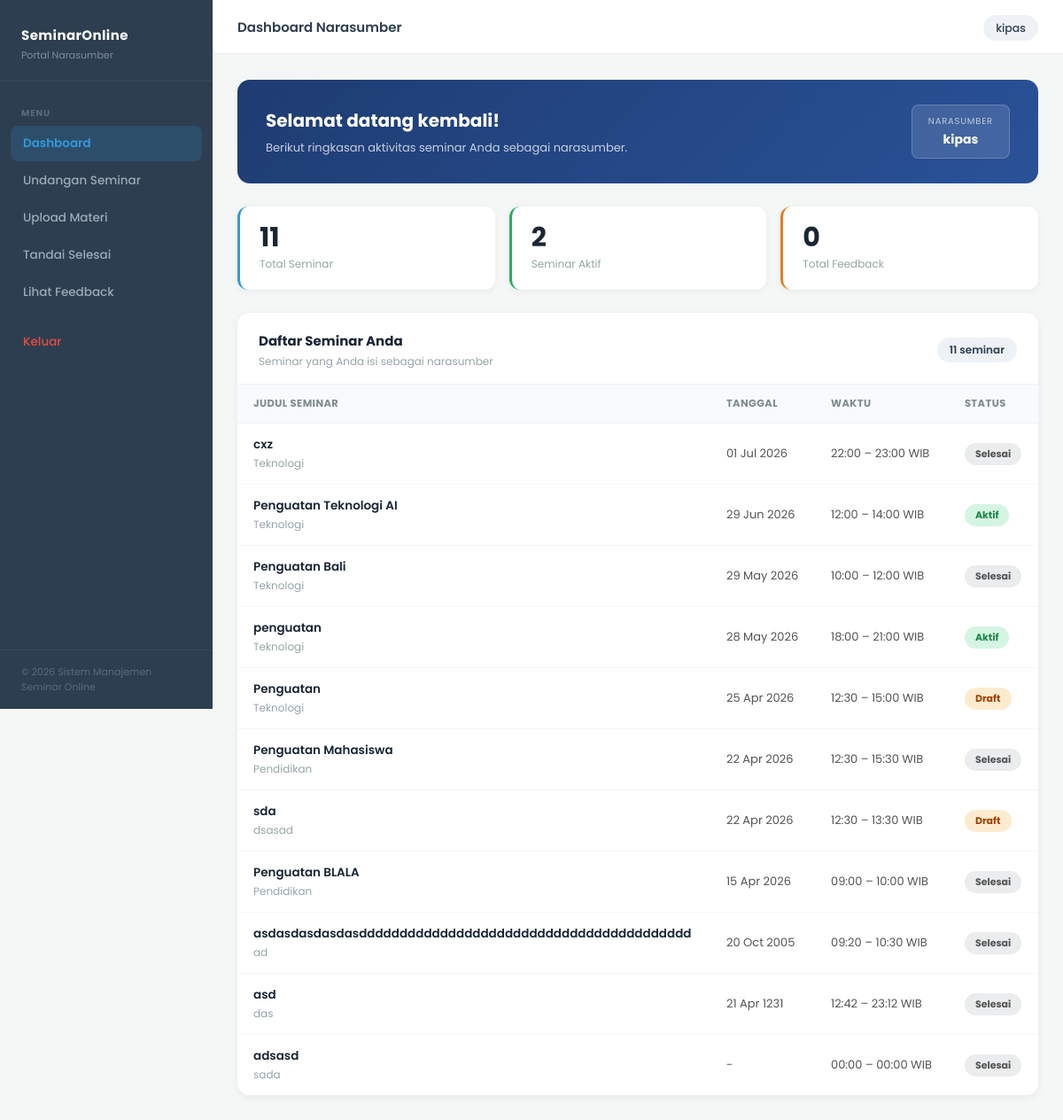
Screenshot of /dashboardnarasumber.php (signed in) with the database file from the repository.
### tables this page shows
CREATE TABLE `seminar` (
  `seminar_id` int(11) NOT NULL,
  `kontrak_id` int(11) DEFAULT NULL,
  `eo_id` int(11) NOT NULL,
  `narasumber_id` int(11) NOT NULL,
  `judul_seminar` varchar(200) NOT NULL,
  `deskripsi` text DEFAULT NULL,
  `kategori` varchar(100) DEFAULT NULL,
  `kuota` int(11) DEFAULT NULL,
  `biaya` decimal(10,2) DEFAULT NULL,
  `metode` enum('online','offline') DEFAULT 'online',
  `jam_mulai` time NOT NULL,
  `jam_selesai` time NOT NULL,
  `platform` varchar(200) NOT NULL,
  `gambar` mediumblob NOT NULL,
  `link_meeting` varchar(255) DEFAULT NULL,
  `status` enum('draft','aktif','selesai') DEFAULT 'draft',
  `undangan_status` enum('menunggu','diterima','ditolak') NOT NULL DEFAULT 'menunggu',
  `alasan_tolak` text DEFAULT NULL,
  `created_at` timestamp NOT NULL DEFAULT current_timestamp(),
  `tanggal` varchar(20) NOT NULL
);

### dashboardnarasumber.php (the view, shortened to what this page needs)
<?php
include "config.php";
$narasumber_id = $_SESSION['id'];
$undangan = mysqli_query($conn, "
    SELECT judul_seminar, tanggal, jam_mulai, jam_selesai, status, kategori
    FROM seminar
    WHERE narasumber_id = $narasumber_id
    ORDER BY tanggal DESC
");
$total_seminar = mysqli_num_rows($undangan);
$seminar_aktif = mysqli_fetch_assoc(mysqli_query(
    $conn,
    "SELECT COUNT(*) as total FROM seminar
     WHERE narasumber_id=$narasumber_id AND status='aktif'"
))['total'];
$total_feedback = mysqli_fetch_assoc(mysqli_query(
    $conn,
    "SELECT COUNT(*) as total FROM feedback
     JOIN seminar ON feedback.seminar_id = seminar.seminar_id
     WHERE seminar.narasumber_id=$narasumber_id"
))['total'];
$rows = [];
while ($u = mysqli_fetch_assoc($undangan)) {
    $rows[] = $u;
}
?>
<!DOCTYPE html>
<html lang="id">
<head>
</head>
<body>
<nav class="sidebar" id="sidebar">
    <div class="sidebar-brand">
        <h3>SeminarOnline</h3>
        <p>Portal Narasumber</p>
    </div>
    <div class="sidebar-nav">
        <span class="nav-label">Menu</span>
        <a href="dashboardnarasumber.php" class="active">Dashboard</a>
        <a href="undangan_seminar.php">Undangan Seminar</a>
        <a href="upload_materi.php">Upload Materi</a>
        <a href="seminar_selesai.php">Tandai     Selesai</a>
        <a href="narasumber_feedback.php">Lihat Feedback</a>
        <a href="logout.php" class="logout">Keluar</a>
    </div>
    <div class="sidebar-footer">
        &copy; 2026 Sistem Manajemen Seminar Online
    </div>
</nav>
<div class="topbar" id="topbar">
    <div class="topbar-left">
        <span class="topbar-title">Dashboard Narasumber</span>
    </div>
    <div>
        <span class="user-chip"><?= htmlspecialchars($_SESSION['nama'] ?? 'Narasumber') ?></span>
    </div>
</div>
<div class="main" id="main">
    <div class="content">
        <div class="welcome-banner">
            <div class="wb-text">
                <h2>Selamat datang kembali!</h2>
                <p>Berikut ringkasan aktivitas seminar Anda sebagai narasumber.</p>
            </div>
            <div class="wb-badge">
                <div class="wb-role">Narasumber</div>
                <div class="wb-name"><?= htmlspecialchars($_SESSION['nama'] ?? 'Narasumber') ?></div>
            </div>
        </div>
        <div class="stats-row">
            <div class="stat-card">
                <div class="stat-num"><?= $total_seminar ?></div>
                <div class="stat-label">Total Seminar</div>
            </div>
            <div class="stat-card green">
                <div class="stat-num"><?= $seminar_aktif ?></div>
                <div class="stat-label">Seminar Aktif</div>
            </div>
            <div class="stat-card orange">
                <div class="stat-num"><?= $total_feedback ?></div>
                <div class="stat-label">Total Feedback</div>
            </div>
        </div>
        <div class="section-card">
            <div class="section-header">
                <div>
                    <h3>Daftar Seminar Anda</h3>
                    <p>Seminar yang Anda isi sebagai narasumber</p>
                </div>
                <span class="section-count"><?= $total_seminar ?> seminar</span>
            </div>
            <div class="table-wrapper">
                <table>
                    <thead>
                        <tr>
                            <th>Judul Seminar</th>
                            <th>Tanggal</th>
                            <th>Waktu</th>
                            <th>Status</th>
                        </tr>
                    </thead>
                    <tbody>
                        <?php if (count($rows) === 0): ?>
                        <tr class="empty-row">
                            <td colspan="4">Belum ada seminar yang ditugaskan kepada Anda.</td>
                        </tr>
                        <?php else: ?>
                        <?php foreach ($rows as $u):
                            $tgl = $u['tanggal'] ? date('d M Y', strtotime($u['tanggal'])) : '-';
                            $waktu = '-';
                            if ($u['jam_mulai'] && $u['jam_selesai']) {
                                $waktu = date('H:i', strtotime($u['jam_mulai'])) . ' – ' . date('H:i', strtotime($u['jam_selesai'])) . ' WIB';
                            }
                            $status = strtolower($u['status']);
                            $badge_class = $status === 'aktif' ? 'badge-aktif' : ($status === 'selesai' ? 'badge-selesai' : 'badge-draft');
                            $badge_text = $status === 'aktif' ? 'Aktif' : ($status === 'selesai' ? 'Selesai' : 'Draft');
                        ?>
                        <tr>
                            <td>
                                <div class="td-title"><?= htmlspecialchars($u['judul_seminar']) ?></div>
                                <?php if ($u['kategori']): ?>
                                <div class="td-meta"><?= htmlspecialchars($u['kategori']) ?></div>
                                <?php endif; ?>
                            </td>
                            <td class="td-date"><?= $tgl ?></td>
                            <td class="td-date"><?= $waktu ?></td>
                            <td><span class="badge <?= $badge_class ?>"><?= $badge_text ?></span></td>
                        </tr>
                        <?php endforeach; ?>
                        <?php endif; ?>
                    </tbody>
                </table>
            </div>
        </div>
    </div>
</div>
</body>
</html>

### rows the page displays
seminar: judul_seminar "cxz", kategori "Teknologi", tanggal "01 Jul 2026", waktu "22:00 – 23:00 WIB", status "Selesai"
seminar: judul_seminar "Penguatan Teknologi AI", kategori "Teknologi", tanggal "29 Jun 2026", waktu "12:00 – 14:00 WIB", status "Aktif"
seminar: judul_seminar "Penguatan Bali", kategori "Teknologi", tanggal "29 May 2026", waktu "10:00 – 12:00 WIB", status "Selesai"
seminar: judul_seminar "penguatan", kategori "Teknologi", tanggal "28 May 2026", waktu "18:00 – 21:00 WIB", status "Aktif"
seminar: judul_seminar "Penguatan", kategori "Teknologi", tanggal "25 Apr 2026", waktu "12:30 – 15:00 WIB", status "Draft"
seminar: judul_seminar "Penguatan Mahasiswa", kategori "Pendidikan", tanggal "22 Apr 2026", waktu "12:30 – 15:30 WIB", status "Selesai"
seminar: judul_seminar "sda", kategori "dsasad", tanggal "22 Apr 2026", waktu "12:30 – 13:30 WIB", status "Draft"
seminar: judul_seminar "Penguatan BLALA", kategori "Pendidikan", tanggal "15 Apr 2026", waktu "09:00 – 10:00 WIB", status "Selesai"
seminar: judul_seminar "asdasdasdasdasddddddddddddddddddddddddddddddddddddddddd", kategori "ad", tanggal "20 Oct 2005", waktu "09:20 – 10:30 WIB", status "Selesai"
seminar: judul_seminar "asd", kategori "das", tanggal "21 Apr 1231", waktu "12:42 – 23:12 WIB", status "Selesai"
seminar: judul_seminar "adsasd", kategori "sada", tanggal "-", waktu "00:00 – 00:00 WIB", status "Selesai"

### other values shown
$_SESSION['nama'] "kipas"
$total_seminar "11"
$seminar_aktif "2"
$total_feedback "0"
